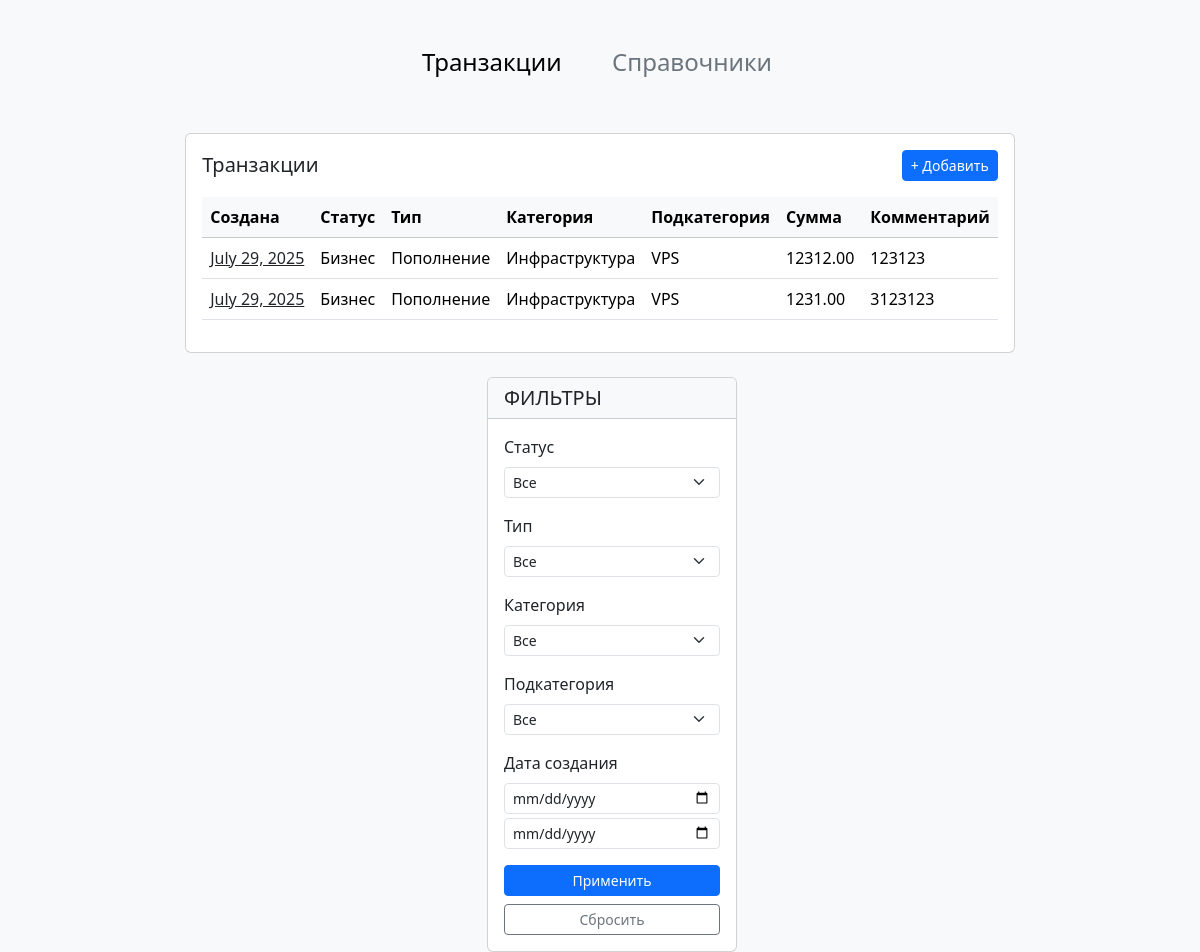
The page / on the database its author committed.
### accounting/models.py (models this page shows, shortened)
class Transaction(models.Model):
    created_at = models.DateField("создана", default=timezone.now)
    status = models.ForeignKey('Status', on_delete=models.CASCADE, verbose_name="статус")
    type = models.ForeignKey('Type', on_delete=models.CASCADE, verbose_name="тип")
    category = models.ForeignKey('Category', on_delete=models.CASCADE, verbose_name="категория")
    subcategory = models.ForeignKey('SubCategory', on_delete=models.CASCADE, verbose_name="подкатегория")
    amount = models.DecimalField("сумма", max_digits=10, decimal_places=2)
    comment = models.TextField("комментарий", blank=True, default='', max_length=4096)
    class Meta:
        verbose_name = "Транзакция"
        verbose_name_plural = "Транзакции"

class Status(models.Model):
    name = models.CharField(unique=True, max_length=64)
    def __str__(self):
        return self.name
    class Meta:
        verbose_name = "Статус"
        verbose_name_plural = "Статусы"

class Type(models.Model):
    name = models.CharField("Тип", unique=True, max_length=64)
    def __str__(self):
        return self.name
    class Meta:
        verbose_name = "Тип"
        verbose_name_plural = "Типы"

class Category(models.Model):
    name = models.CharField(unique=True, max_length=64)
    type = models.ForeignKey('Type', on_delete=models.CASCADE)
    def __str__(self):
        return self.name
    class Meta:
        verbose_name = "Категория"
        verbose_name_plural = "Категории"

class SubCategory(models.Model):
    name = models.CharField(unique=True, max_length=64)
    category = models.ForeignKey('Category', on_delete=models.CASCADE)
    def __str__(self):
        return self.name
    class Meta:
        verbose_name = "Подкатегория"
        verbose_name_plural = "Подкатегории"

### accounting/views.py (the view)
# urls.py: path('', views.IndexView.as_view(), name='index'),
class IndexView(ListView):
    model = models.Transaction
    def get_queryset(self):
        list_filters = (
            'status__pk',
            'type__pk',
            'category__pk',
            'subcategory__pk',
            'created_at__gte',
            'created_at__lte',
        )
        transactions = self.model.objects.all()
        for filter in list_filters:
            f = self.request.GET.get(filter)
            if f is not '' and f is not None:
                transactions = transactions.filter(**{filter: f})
        return transactions
    def get_context_data(self, **kwargs):
        context = super().get_context_data(**kwargs)
        context['states'] = models.Status.objects.all()
        context['types'] = models.Type.objects.all()
        context['categories'] = models.Category.objects.all()
        context['subcategories'] = models.SubCategory.objects.all()
        return context

### accounting/templates/accounting/transaction_list.html (shortened to what this page needs)
<!DOCTYPE html>
<html lang="ru">
<head>
    <link rel="stylesheet" href="https://cdn.jsdelivr.net/npm/bootstrap@5.3.7/dist/css/bootstrap.min.css">
</head>
<body class="bg-light">
    <div class="container mt-5">
        <div class="row justify-content-center">
            <div class="col-lg-2 col-md-3">
                <h4><a class="link-body-emphasis link-offset-2 link-underline-opacity-0 link-underline-opacity-9-hover" href="/">Транзакции</a></h4>
            </div>
            <div class="col-lg-2 col-md-3">
                <h4><a class="link-secondary link-offset-2 link-underline-opacity-0 link-underline-opacity-9-hover" href="/references">Справочники</a></h4>
            </div>
        </div>
    </div>
   <div class="mt-5 container">
    <div class="row justify-content-center">
        <div class="col-auto">
            <div class="col-md-12 mb-4">
                <div class="card h-100">
                    <div class="card-body">
                        <div class="d-flex justify-content-between align-items-center mb-3">
                            <h5 class="card-title mb-0">Транзакции</h5>
                            <a href="transactions/create/"><button class="btn btn-sm btn-primary">+ Добавить</button></a>
                        </div>
                        <div class="table-responsive">
                            <table class="table table-hover">
                                <thead class="table-light">
                                    <tr>
                                        <th scope="col">Создана</th>
                                        <th scope="col">Статус</th>
                                        <th scope="col">Тип</th>
                                        <th scope="col">Категория</th>
                                        <th scope="col">Подкатегория</th>
                                        <th scope="col">Сумма</th>
                                        <th scope="col">Комментарий</th>
                                    </tr>
                                </thead>
                                <tbody>
                                    {% for obj in object_list %}
                                    <tr>
                                        <td><a href="transactions/update/{{ obj.pk }}" class="link-dark">{{ obj.created_at }}</a></td>
                                        <td>{{ obj.status }}</td>
                                        <td>{{ obj.type }}</td>
                                        <td>{{ obj.category }}</td>
                                        <td>{{ obj.subcategory }}</td>
                                        <td>{{ obj.amount }}</td>
                                        <td>{{ obj.comment }}</td>
                                    </tr>
                                    {% empty %}
                                    <tr>
                                        <td colspan="7" class="text-muted">Нет данных</td>
                                    </tr>
                                    {% endfor %}
                                </tbody>
                            </table>
                        </div>
                    </div>
                </div>
            </div>
        </div>
        <div class="col-auto ms-4">
            <div class="card" style="width: 250px;">
                <div class="card-header bg-light">
                    <h5 class="card-title mb-0">ФИЛЬТРЫ</h5>
                </div>
                <div class="card-body">
                    <form method="get" class="filter-form">
                        <div class="mb-3">
                            <label for="status__pk" class="form-label">Статус</label>
                            <select name="status__pk" id="status__pk" class="form-select form-select-sm">
                                <option value="">Все</option>
                            </select>
                        </div>
                        <div class="mb-3">
                            <label for="type__pk" class="form-label">Тип</label>
                            <select name="type__pk" id="type__pk" class="form-select form-select-sm">
                                <option value="">Все</option>
                            </select>
                        </div>
                        <div class="mb-3">
                            <label for="category__pk" class="form-label">Категория</label>
                            <select name="category__pk" id="category__pk" class="form-select form-select-sm">
                                <option value="">Все</option>
                            </select>
                        </div>
                        <div class="mb-3">
                            <label for="subcategory__pk" class="form-label">Подкатегория</label>
                            <select name="subcategory__pk" id="subcategory__pk" class="form-select form-select-sm">
                                <option value="">Все</option>
                            </select>
                        </div>
                        <div class="mb-3">
                            <label class="form-label">Дата создания</label>
                            <div class="input-group input-group-sm">
                                <input type="date" name="created_at__gte" class="form-control"
                                       value="{{ request.GET.created_at__gte }}" placeholder="От">
                            </div>
                            <div class="input-group input-group-sm mt-1">
                                <input type="date" name="created_at__lte" class="form-control"
                                       value="{{ request.GET.created_at__lte }}" placeholder="До">
                            </div>
                        </div>
                        <div class="d-grid gap-2">
                            <button type="submit" class="btn btn-primary btn-sm">Применить</button>
                            <a href="{{ request.path }}" class="btn btn-outline-secondary btn-sm">Сбросить</a>
                        </div>
                    </form>
                </div>
            </div>
        </div>
    </div>
</div>
</body>
</html>

### rows shown on the page
Transaction: created_at "July 29, 2025", status "Бизнес", type "Пополнение", category "Инфраструктура", subcategory "VPS", amount "12312.00", comment "123123"
Transaction: created_at "July 29, 2025", status "Бизнес", type "Пополнение", category "Инфраструктура", subcategory "VPS", amount "1231.00", comment "3123123"
